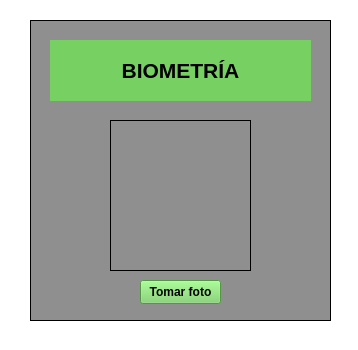
<?xml version="1.0" encoding="UTF-8"?>
<ui version="4.0">
 <class>camara</class>
 <widget class="QWidget" name="camara">
  <property name="geometry">
   <rect>
    <x>0</x>
    <y>0</y>
    <width>358</width>
    <height>350</height>
   </rect>
  </property>
  <property name="windowTitle">
   <string>Form</string>
  </property>
  <property name="styleSheet">
   <string notr="true">background-color: rgb(255, 255, 255);</string>
  </property>
  <widget class="QLabel" name="title">
   <property name="geometry">
    <rect>
     <x>50</x>
     <y>40</y>
     <width>261</width>
     <height>61</height>
    </rect>
   </property>
   <property name="font">
    <font>
     <pointsize>16</pointsize>
     <bold>true</bold>
    </font>
   </property>
   <property name="styleSheet">
    <string notr="true">background-color: rgb(118, 209, 98);
color: rgb(0, 0, 0);</string>
   </property>
   <property name="text">
    <string>BIOMETRÍA</string>
   </property>
   <property name="alignment">
    <set>Qt::AlignmentFlag::AlignCenter</set>
   </property>
  </widget>
  <widget class="QLabel" name="sqr">
   <property name="geometry">
    <rect>
     <x>30</x>
     <y>20</y>
     <width>301</width>
     <height>301</height>
    </rect>
   </property>
   <property name="styleSheet">
    <string notr="true">background-color: rgb(143, 143, 143);</string>
   </property>
   <property name="frameShape">
    <enum>QFrame::Shape::Box</enum>
   </property>
   <property name="text">
    <string/>
   </property>
   <property name="scaledContents">
    <bool>true</bool>
   </property>
  </widget>
  <widget class="QPushButton" name="flash">
   <property name="geometry">
    <rect>
     <x>140</x>
     <y>280</y>
     <width>81</width>
     <height>24</height>
    </rect>
   </property>
   <property name="font">
    <font>
     <pointsize>9</pointsize>
     <bold>true</bold>
    </font>
   </property>
   <property name="styleSheet">
    <string notr="true">background-color: rgb(118, 208, 98);
color: rgb(0, 0, 0);</string>
   </property>
   <property name="text">
    <string>Tomar foto</string>
   </property>
  </widget>
  <widget class="QLabel" name="photo">
   <property name="geometry">
    <rect>
     <x>110</x>
     <y>120</y>
     <width>141</width>
     <height>151</height>
    </rect>
   </property>
   <property name="styleSheet">
    <string notr="true">background-color: rgb(143, 143, 143);</string>
   </property>
   <property name="frameShape">
    <enum>QFrame::Shape::Box</enum>
   </property>
   <property name="text">
    <string/>
   </property>
   <property name="scaledContents">
    <bool>true</bool>
   </property>
  </widget>
  <zorder>sqr</zorder>
  <zorder>title</zorder>
  <zorder>flash</zorder>
  <zorder>photo</zorder>
 </widget>
 <resources/>
 <connections/>
</ui>
